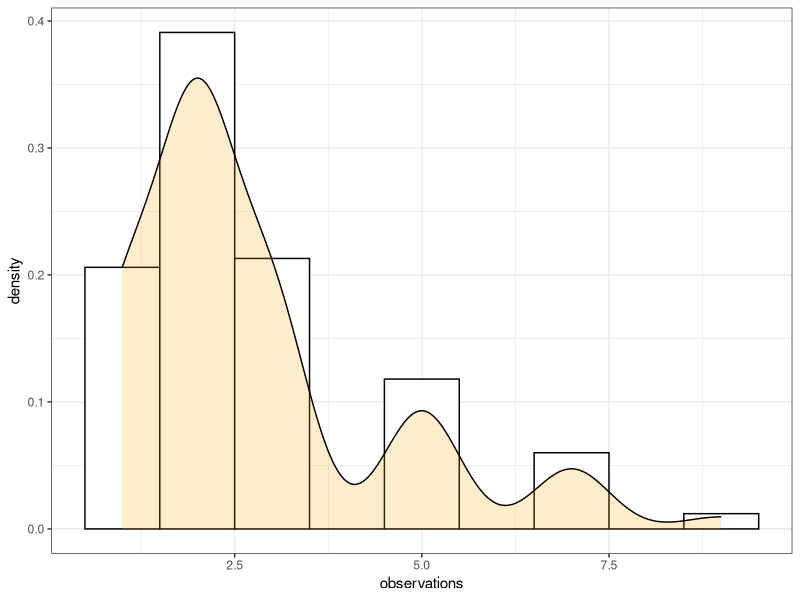

Recreate this plot in R.
## ---- chunk 1
library(ggplot2)
## ---- chunk 2
x0 = c(1:3, 5, 7, 9)
p0 = c(.2, .4, .24, .10, .05, .01)
mu0 = sum(x0 * p0) / sum(p0)
print(mu0)
## ---- chunk 3
o1 = sample(x0, 1000, replace=T, prob = p0)
## ---- chunk 4
df = data.frame(observations=o1)

ggplot(df, aes(x=observations)) +
  geom_histogram(aes(y=..density..), #..density.. normalizes the y axis to the density (i.e. counts / total)
                 color='black',
                 fill='white',
                 binwidth=1,
                 breaks=c(0.5:9.5)) + # see ?geom_histogram for details
  geom_density(alpha=0.2,
               fill='orange',
               adjust=3) +
  theme_bw()

## If you prefer plotting without ggplot, you can use this code:

# rs1 = hist(o1, prob=T, main='Sampling distribution of x0, 1000 Samples')
# lines(density(o1, adjust=3))
## ---- chunk 5
x0 = c(white=273, black=40, asian=10, other=5)
p0 = c(white=.77, black=.13, asian=.054, other=0.046)

# calculate proportions in sample
x0/sum(x0)
## ---- chunk 6
rs = chisq.test(x0, p=p0)
rs

rs$expected
